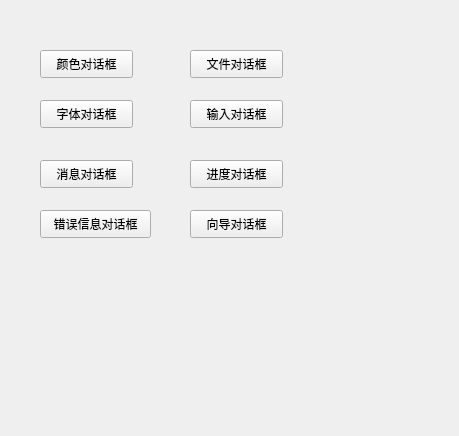
<?xml version="1.0" encoding="UTF-8"?>
<ui version="4.0">
 <class>MyWidget</class>
 <widget class="QWidget" name="MyWidget">
  <property name="geometry">
   <rect>
    <x>0</x>
    <y>0</y>
    <width>459</width>
    <height>436</height>
   </rect>
  </property>
  <property name="windowTitle">
   <string>MyWidget</string>
  </property>
  <widget class="QPushButton" name="pushButton">
   <property name="geometry">
    <rect>
     <x>40</x>
     <y>50</y>
     <width>93</width>
     <height>28</height>
    </rect>
   </property>
   <property name="text">
    <string>颜色对话框</string>
   </property>
  </widget>
  <widget class="QPushButton" name="pushButton_2">
   <property name="geometry">
    <rect>
     <x>190</x>
     <y>50</y>
     <width>93</width>
     <height>28</height>
    </rect>
   </property>
   <property name="text">
    <string>文件对话框</string>
   </property>
  </widget>
  <widget class="QPushButton" name="pushButton_3">
   <property name="geometry">
    <rect>
     <x>40</x>
     <y>100</y>
     <width>93</width>
     <height>28</height>
    </rect>
   </property>
   <property name="text">
    <string>字体对话框</string>
   </property>
  </widget>
  <widget class="QPushButton" name="pushButton_4">
   <property name="geometry">
    <rect>
     <x>190</x>
     <y>100</y>
     <width>93</width>
     <height>28</height>
    </rect>
   </property>
   <property name="text">
    <string>输入对话框</string>
   </property>
  </widget>
  <widget class="QPushButton" name="pushButton_5">
   <property name="geometry">
    <rect>
     <x>40</x>
     <y>160</y>
     <width>93</width>
     <height>28</height>
    </rect>
   </property>
   <property name="text">
    <string>消息对话框</string>
   </property>
  </widget>
  <widget class="QPushButton" name="pushButton_6">
   <property name="geometry">
    <rect>
     <x>190</x>
     <y>160</y>
     <width>93</width>
     <height>28</height>
    </rect>
   </property>
   <property name="text">
    <string>进度对话框</string>
   </property>
  </widget>
  <widget class="QPushButton" name="pushButton_7">
   <property name="geometry">
    <rect>
     <x>40</x>
     <y>210</y>
     <width>111</width>
     <height>28</height>
    </rect>
   </property>
   <property name="text">
    <string>错误信息对话框</string>
   </property>
  </widget>
  <widget class="QPushButton" name="pushButton_8">
   <property name="geometry">
    <rect>
     <x>190</x>
     <y>210</y>
     <width>93</width>
     <height>28</height>
    </rect>
   </property>
   <property name="text">
    <string>向导对话框</string>
   </property>
  </widget>
 </widget>
 <layoutdefault spacing="6" margin="11"/>
 <resources/>
 <connections/>
</ui>
